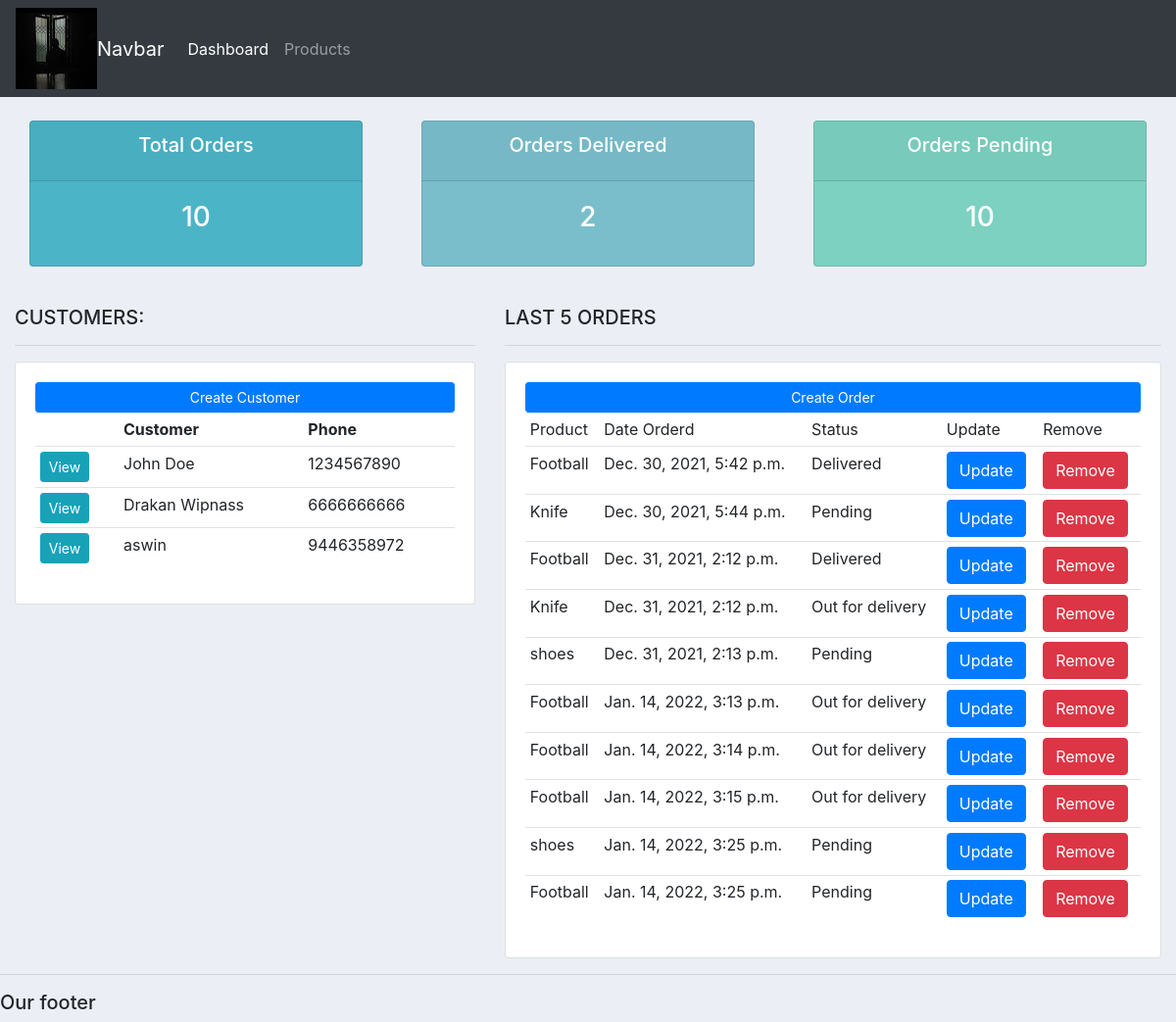
Page /dashboard on the earlier database version.
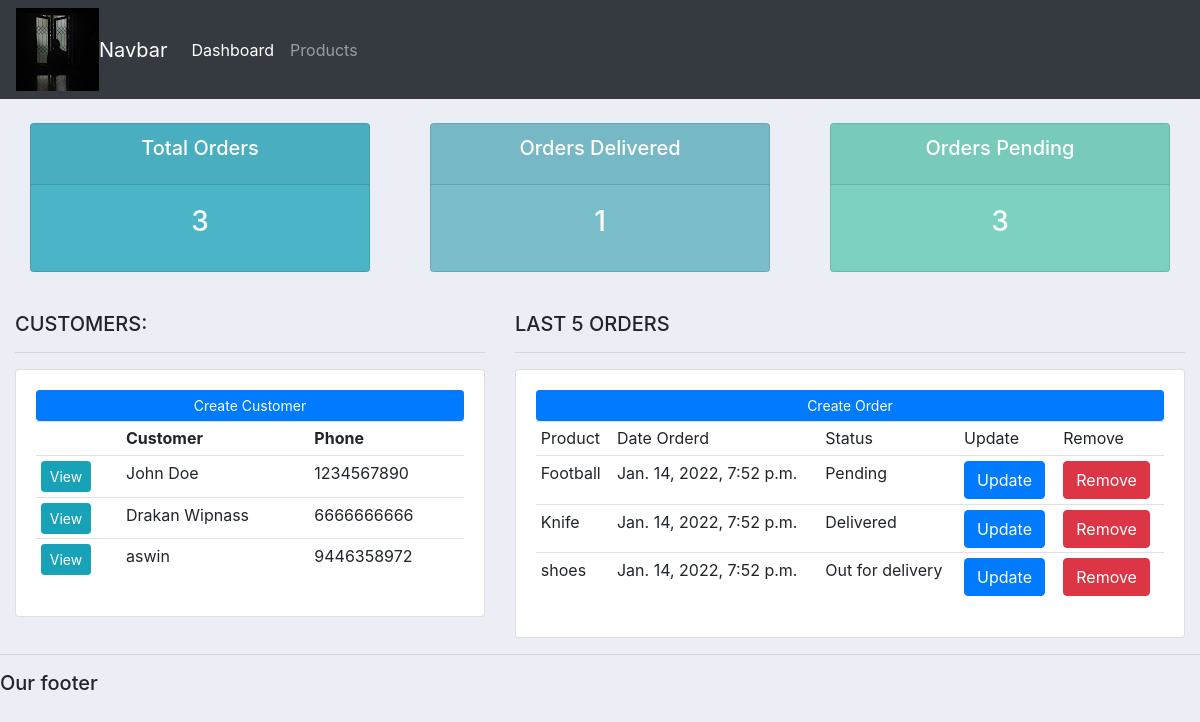
Same page on the later database version.
### mainapp/models.py (models this page shows, shortened)
class Customer(models.Model):
    name = models.CharField(max_length=200, null=True)
    phone = models.CharField(max_length=200,null=True)
    email=models.CharField(max_length=200,null=True)
    date_created = models.DateTimeField(auto_now_add=True,null=True)

class Order(models.Model):
    STATUS=(
        ('Pending','Pending'),
        ('Out for delivery','Out for delivery'),
        ('Delivered','Delivered'),
    )
    customer = models.ForeignKey(Customer,on_delete=models.SET_NULL,null=True)
    product = models.ForeignKey(Product,on_delete=models.SET_NULL,null=True)
    data_created = models.DateTimeField(auto_now_add=True,null=True)
    status = models.CharField(max_length=200,null=True,choices=STATUS)

class Product(models.Model):
    CATEGORY=(
        ('Indoor', 'Indoor'),
        ('Out Door','Out door')
    )
    name = models.CharField(max_length=200,null=True)
    price = models.FloatField(null=True)
    category = models.CharField(max_length=200,null=True,choices=CATEGORY)
    description = models.CharField(max_length=200,null=True)
    data_created = models.DateTimeField(auto_now_add=True,null=True)
    tags = models.ManyToManyField(Tag)
    def __str__(self):
        return self.name

### mainapp/views.py (the view)
# urls.py: path('dashboard', views.dashboard, name='dashboard'),
def dashboard(request):
    order = Order.objects.all()
    customer = Customer.objects.all()
    total_orders = order.count()
    customer_count = customer.count()
    delivered_count = Order.objects.all().filter(status="Delivered").count()
    context = {"order":order,"customer":customer,"total_orders":total_orders,"customer_count":customer_count,"delivered_count":delivered_count}
    return render(request,'mainapp/dashboard.html',context)

### mainapp/templates/mainapp/dashboard.html
{%  extends 'mainapp/main.html' %}
{% block content %}
{%  include 'mainapp/status.html' %}
<br>
<div class="row">
	<div class="col-md-5">
		<h5>CUSTOMERS:</h5>
		<hr>
		<div class="card card-body">
			<a class="btn btn-primary  btn-sm btn-block" href="">Create Customer</a>
			<table class="table table-sm">
				<tr>
					<th></th>
					<th>Customer</th>
					<th>Phone</th>
				</tr>
				{% for cust in customer %}
				<tr>
					<td><a class="btn btn-sm btn-info" href="{% url 'customer' cust.id %}" target="blank">View</a></td>
					<td>{{cust.name}}</td>
					<td>{{cust.phone}}</td>
				</tr>
				{% endfor %}
			</table>
		</div>
	</div>
	<div class="col-md-7">
		<h5>LAST 5 ORDERS</h5>
		<hr>
		<div class="card card-body">
			<a class="btn btn-primary  btn-sm btn-block" href="{% url 'create_order' %}">Create Order</a>
			<table class="table table-sm">
				<tr>
					<td>Product</td>
					<td>Date Orderd</td>
					<td>Status</td>
					<td>Update</td>
					<td>Remove</td>
				</tr>
				{% for ord in order %}
					<tr>
						<td>{{ord.product}}</td>
						<td>{{ord.data_created}}</td>
						<td>{{ord.status}}</td>
						<td><button class="btn btn-primary btn"> <a style = "color:white;text-decoration:none" href="{% url 'update_order' ord.id %}">Update</a></td>
						<td><button class="btn btn-danger btn"> <a style = "color:white;text-decoration:none" href="{% url 'remove_order' ord.id %}">Remove</a></td>
					</tr>
				{% endfor %}
			</table>
		</div>
	</div>
</div>
{% endblock %}

### mainapp/templates/mainapp/main.html (shortened to what this page needs)
{% load static %}
<!DOCTYPE html>
<html>
<head>
	<link rel="stylesheet" href="https://stackpath.bootstrapcdn.com/bootstrap/4.3.1/css/bootstrap.min.css">
	<link rel="stylesheet" type="text/css" href="{% static '/css/main.css' %}">
</head>
<body>
	{%  include 'mainapp/navbar.html' %}
	<div class="container-fluid">
	{% block content %}
	{% endblock %}
    </div>
	<hr>
	<h5>Our footer</h5>
</body>
</html>

### mainapp/templates/mainapp/navbar.html (shortened to what this page needs)
{% load static %}
<nav class="navbar navbar-expand-lg navbar-dark bg-dark">
  <img src="{% static '/images/logo.jpg' %}" alt="lsdcfh" id="logo">
  <a class="navbar-brand" href="#">Navbar</a>
  <div class="collapse navbar-collapse" id="navbarNav">
    <ul class="navbar-nav">
      <li class="nav-item active">
        <a class="nav-link" href="{% url 'dashboard' %}">Dashboard</a>
      </li>
      <li class="nav-item">
        <a class="nav-link" href="{% url 'products' %}">Products</a>
      </li>
    </ul>
  </div>
</nav>

### mainapp/templates/mainapp/status.html
<br>
<div class="row">
	<div class="col">
		<div class="col-md">
			<div class="card text-center text-white  mb-3" id="total-orders">
			  	<div class="card-header">
			  		<h5 class="card-title">Total Orders</h5>
			  	</div>
			  	<div class="card-body">
			    	<h3 class="card-title">{{total_orders}}</h3>
			  	</div>
			</div>
		</div>
	</div>
	<div class="col">
		<div class="col-md">
			<div class="card text-center text-white  mb-3" id="orders-delivered">
			  	<div class="card-header">
			  		<h5 class="card-title">Orders Delivered</h5>
			  	</div>
			  	<div class="card-body">
			    	<h3 class="card-title">{{delivered_count}}</h3>
			  	</div>
			</div>
		</div>
	</div>
	<div class="col">
		<div class="col-md">
			<div class="card text-center text-white  mb-3" id="orders-pending">
			  	<div class="card-header">
			  		<h5 class="card-title">Orders Pending</h5>
			  	</div>
			  	<div class="card-body">
			    	<h3 class="card-title">{{total_orders}}</h3>
			  	</div>
			</div>
		</div>
	</div>
</div>

### static/css/main.css (style rules this page uses)
body { background-color: #ebeff5; }
#total-orders { background-color: #4cb4c7; }
#orders-delivered { background-color: #7abecc; }
#orders-pending { background-color: #7CD1C0; }

Differences in the rows shown:
removed Order: product "Football", data_created "Dec. 30, 2021, 5:42 p.m.", status "Delivered"
removed Order: product "Knife", data_created "Dec. 30, 2021, 5:44 p.m.", status "Pending"
removed Order: product "Football", data_created "Dec. 31, 2021, 2:12 p.m.", status "Delivered"
removed Order: product "Knife", data_created "Dec. 31, 2021, 2:12 p.m.", status "Out for delivery"
removed Order: product "shoes", data_created "Dec. 31, 2021, 2:13 p.m.", status "Pending"
removed Order: product "Football", data_created "Jan. 14, 2022, 3:13 p.m.", status "Out for delivery"
removed Order: product "Football", data_created "Jan. 14, 2022, 3:14 p.m.", status "Out for delivery"
removed Order: product "Football", data_created "Jan. 14, 2022, 3:15 p.m.", status "Out for delivery"
removed Order: product "shoes", data_created "Jan. 14, 2022, 3:25 p.m.", status "Pending"
removed Order: product "Football", data_created "Jan. 14, 2022, 3:25 p.m.", status "Pending"
added Order: product "Football", data_created "Jan. 14, 2022, 7:52 p.m.", status "Pending"
added Order: product "Knife", data_created "Jan. 14, 2022, 7:52 p.m.", status "Delivered"
added Order: product "shoes", data_created "Jan. 14, 2022, 7:52 p.m.", status "Out for delivery"
Other differences:
{{ total_orders }}: "10" → "3"
{{ delivered_count }}: "2" → "1"
